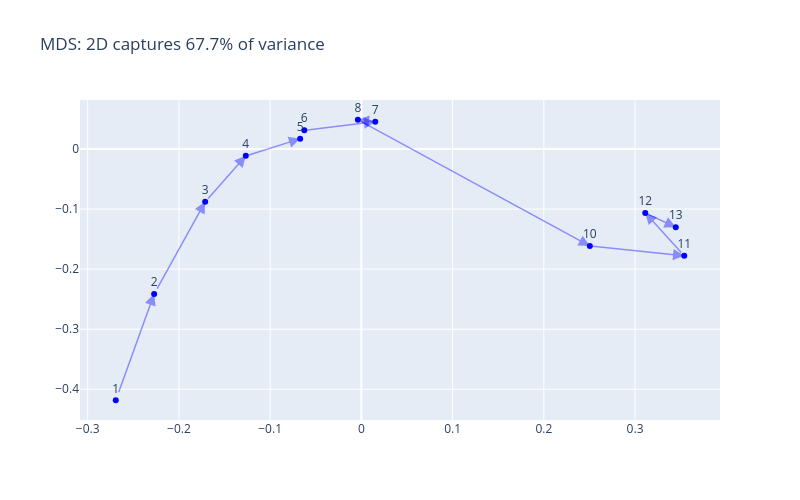
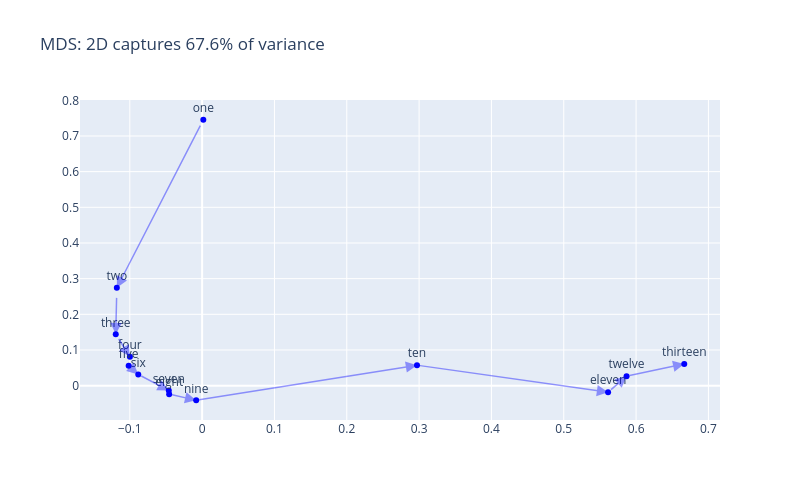
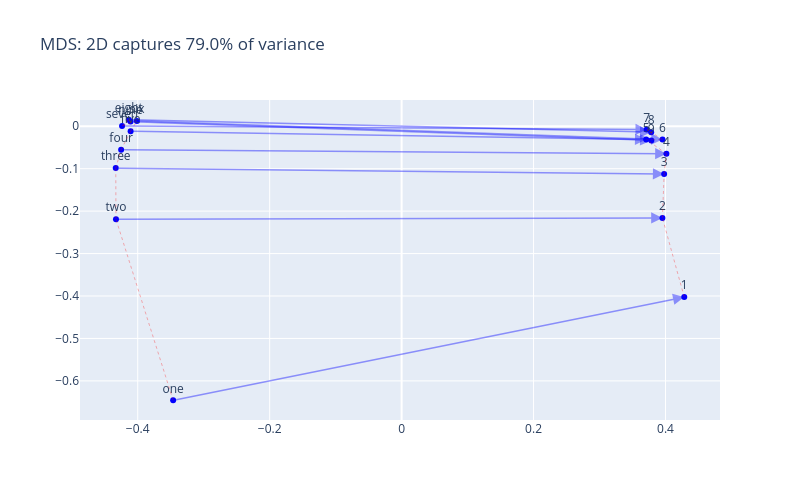

The cell these charts' notebook holds for them, in order:
### Markdown cell above
**Numbers** — digits and their word forms occupy distinct but parallel subspaces:

### Code cell
emb.plot_paths("""
1 2 3 4 5 6 7 8 10 11 12 13
""")

emb.plot_paths("""
one two three four five six seven eight nine ten eleven twelve thirteen
""")

emb.plot_paths("""
one 1
two 2
three 3
four 4
five 5
six 6
seven 7
eight 8
nine 9
""", connect_groups=True)

### Figure 1 — Plotly figure (JSON) as saved in the notebook; plotly's stock layout.template omitted (floating-point values rounded to 4 significant figures)
{"data": [{"marker": {"color": "blue", "size": 6}, "mode": "markers+text", "text": ["1", "2", "3", "4", "5", "6", "7", "8", "10", "11", "12", "13"], "textposition": "top center", "type": "scatter", "x": [-0.2692, -0.2271, -0.1712, -0.1267, -0.06708, -0.06256, 0.0152, -0.00384, 0.2505, 0.3539, 0.3112, 0.3446], "y": [-0.4183, -0.2414, -0.08797, -0.01143, 0.01713, 0.03125, 0.04535, 0.04871, -0.1614, -0.1779, -0.1064, -0.1302]}], "layout": {"annotations": [{"arrowcolor": "rgba(0,0,255,0.4)", "arrowhead": 2, "arrowsize": 1.5, "arrowwidth": 1.5, "ax": -0.2692, "axref": "x", "ay": -0.4183, "ayref": "y", "showarrow": true, "x": -0.2271, "xref": "x", "y": -0.2414, "yref": "y"}, {"arrowcolor": "rgba(0,0,255,0.4)", "arrowhead": 2, "arrowsize": 1.5, "arrowwidth": 1.5, "ax": -0.2271, "axref": "x", "ay": -0.2414, "ayref": "y", "showarrow": true, "x": -0.1712, "xref": "x", "y": -0.08797, "yref": "y"}, {"arrowcolor": "rgba(0,0,255,0.4)", "arrowhead": 2, "arrowsize": 1.5, "arrowwidth": 1.5, "ax": -0.1712, "axref": "x", "ay": -0.08797, "ayref": "y", "showarrow": true, "x": -0.1267, "xref": "x", "y": -0.01143, "yref": "y"}, {"arrowcolor": "rgba(0,0,255,0.4)", "arrowhead": 2, "arrowsize": 1.5, "arrowwidth": 1.5, "ax": -0.1267, "axref": "x", "ay": -0.01143, "ayref": "y", "showarrow": true, "x": -0.06708, "xref": "x", "y": 0.01713, "yref": "y"}, {"arrowcolor": "rgba(0,0,255,0.4)", "arrowhead": 2, "arrowsize": 1.5, "arrowwidth": 1.5, "ax": -0.06708, "axref": "x", "ay": 0.01713, "ayref": "y", "showarrow": true, "x": -0.06256, "xref": "x", "y": 0.03125, "yref": "y"}, {"arrowcolor": "rgba(0,0,255,0.4)", "arrowhead": 2, "arrowsize": 1.5, "arrowwidth": 1.5, "ax": -0.06256, "axref": "x", "ay": 0.03125, "ayref": "y", "showarrow": true, "x": 0.0152, "xref": "x", "y": 0.04535, "yref": "y"}, {"arrowcolor": "rgba(0,0,255,0.4)", "arrowhead": 2, "arrowsize": 1.5, "arrowwidth": 1.5, "ax": 0.0152, "axref": "x", "ay": 0.04535, "ayref": "y", "showarrow": true, "x": -0.00384, "xref": "x", "y": 0.04871, "yref": "y"}, {"arrowcolor": "rgba(0,0,255,0.4)", "arrowhead": 2, "arrowsize": 1.5, "arrowwidth": 1.5, "ax": -0.00384, "axref": "x", "ay": 0.04871, "ayref": "y", "showarrow": true, "x": 0.2505, "xref": "x", "y": -0.1614, "yref": "y"}, {"arrowcolor": "rgba(0,0,255,0.4)", "arrowhead": 2, "arrowsize": 1.5, "arrowwidth": 1.5, "ax": 0.2505, "axref": "x", "ay": -0.1614, "ayref": "y", "showarrow": true, "x": 0.3539, "xref": "x", "y": -0.1779, "yref": "y"}, {"arrowcolor": "rgba(0,0,255,0.4)", "arrowhead": 2, "arrowsize": 1.5, "arrowwidth": 1.5, "ax": 0.3539, "axref": "x", "ay": -0.1779, "ayref": "y", "showarrow": true, "x": 0.3112, "xref": "x", "y": -0.1064, "yref": "y"}, {"arrowcolor": "rgba(0,0,255,0.4)", "arrowhead": 2, "arrowsize": 1.5, "arrowwidth": 1.5, "ax": 0.3112, "axref": "x", "ay": -0.1064, "ayref": "y", "showarrow": true, "x": 0.3446, "xref": "x", "y": -0.1302, "yref": "y"}], "height": 500, "showlegend": false, "title": {"text": "MDS: 2D captures 67.7% of variance"}, "width": 800, "xaxis": {"autorange": true, "range": [-0.3084, 0.3931], "type": "linear"}, "yaxis": {"autorange": true, "range": [-0.4512, 0.08159], "type": "linear"}}}

### Figure 2 — Plotly figure (JSON) as saved in the notebook; plotly's stock layout.template omitted (floating-point values rounded to 4 significant figures)
{"data": [{"marker": {"color": "blue", "size": 6}, "mode": "markers+text", "text": ["one", "two", "three", "four", "five", "six", "seven", "eight", "nine", "ten", "eleven", "twelve", "thirteen"], "textposition": "top center", "type": "scatter", "x": [0.001638, -0.1179, -0.1194, -0.09985, -0.1016, -0.08828, -0.04608, -0.04556, -0.008224, 0.2971, 0.5613, 0.5868, 0.6666], "y": [0.7455, 0.2742, 0.1441, 0.08102, 0.05559, 0.03157, -0.01346, -0.0239, -0.04091, 0.05734, -0.01832, 0.02644, 0.0608]}], "layout": {"annotations": [{"arrowcolor": "rgba(0,0,255,0.4)", "arrowhead": 2, "arrowsize": 1.5, "arrowwidth": 1.5, "ax": 0.001638, "axref": "x", "ay": 0.7455, "ayref": "y", "showarrow": true, "x": -0.1179, "xref": "x", "y": 0.2742, "yref": "y"}, {"arrowcolor": "rgba(0,0,255,0.4)", "arrowhead": 2, "arrowsize": 1.5, "arrowwidth": 1.5, "ax": -0.1179, "axref": "x", "ay": 0.2742, "ayref": "y", "showarrow": true, "x": -0.1194, "xref": "x", "y": 0.1441, "yref": "y"}, {"arrowcolor": "rgba(0,0,255,0.4)", "arrowhead": 2, "arrowsize": 1.5, "arrowwidth": 1.5, "ax": -0.1194, "axref": "x", "ay": 0.1441, "ayref": "y", "showarrow": true, "x": -0.09985, "xref": "x", "y": 0.08102, "yref": "y"}, {"arrowcolor": "rgba(0,0,255,0.4)", "arrowhead": 2, "arrowsize": 1.5, "arrowwidth": 1.5, "ax": -0.09985, "axref": "x", "ay": 0.08102, "ayref": "y", "showarrow": true, "x": -0.1016, "xref": "x", "y": 0.05559, "yref": "y"}, {"arrowcolor": "rgba(0,0,255,0.4)", "arrowhead": 2, "arrowsize": 1.5, "arrowwidth": 1.5, "ax": -0.1016, "axref": "x", "ay": 0.05559, "ayref": "y", "showarrow": true, "x": -0.08828, "xref": "x", "y": 0.03157, "yref": "y"}, {"arrowcolor": "rgba(0,0,255,0.4)", "arrowhead": 2, "arrowsize": 1.5, "arrowwidth": 1.5, "ax": -0.08828, "axref": "x", "ay": 0.03157, "ayref": "y", "showarrow": true, "x": -0.04608, "xref": "x", "y": -0.01346, "yref": "y"}, {"arrowcolor": "rgba(0,0,255,0.4)", "arrowhead": 2, "arrowsize": 1.5, "arrowwidth": 1.5, "ax": -0.04608, "axref": "x", "ay": -0.01346, "ayref": "y", "showarrow": true, "x": -0.04556, "xref": "x", "y": -0.0239, "yref": "y"}, {"arrowcolor": "rgba(0,0,255,0.4)", "arrowhead": 2, "arrowsize": 1.5, "arrowwidth": 1.5, "ax": -0.04556, "axref": "x", "ay": -0.0239, "ayref": "y", "showarrow": true, "x": -0.008224, "xref": "x", "y": -0.04091, "yref": "y"}, {"arrowcolor": "rgba(0,0,255,0.4)", "arrowhead": 2, "arrowsize": 1.5, "arrowwidth": 1.5, "ax": -0.008224, "axref": "x", "ay": -0.04091, "ayref": "y", "showarrow": true, "x": 0.2971, "xref": "x", "y": 0.05734, "yref": "y"}, {"arrowcolor": "rgba(0,0,255,0.4)", "arrowhead": 2, "arrowsize": 1.5, "arrowwidth": 1.5, "ax": 0.2971, "axref": "x", "ay": 0.05734, "ayref": "y", "showarrow": true, "x": 0.5613, "xref": "x", "y": -0.01832, "yref": "y"}, {"arrowcolor": "rgba(0,0,255,0.4)", "arrowhead": 2, "arrowsize": 1.5, "arrowwidth": 1.5, "ax": 0.5613, "axref": "x", "ay": -0.01832, "ayref": "y", "showarrow": true, "x": 0.5868, "xref": "x", "y": 0.02644, "yref": "y"}, {"arrowcolor": "rgba(0,0,255,0.4)", "arrowhead": 2, "arrowsize": 1.5, "arrowwidth": 1.5, "ax": 0.5868, "axref": "x", "ay": 0.02644, "ayref": "y", "showarrow": true, "x": 0.6666, "xref": "x", "y": 0.0608, "yref": "y"}], "height": 500, "showlegend": false, "title": {"text": "MDS: 2D captures 67.6% of variance"}, "width": 800, "xaxis": {"autorange": true, "range": [-0.1689, 0.716], "type": "linear"}, "yaxis": {"autorange": true, "range": [-0.09628, 0.8009], "type": "linear"}}}

### Figure 3 — Plotly figure (JSON) as saved in the notebook; plotly's stock layout.template omitted (floating-point values rounded to 4 significant figures)
{"data": [{"marker": {"color": "blue", "size": 6}, "mode": "markers+text", "text": ["one", "1", "two", "2", "three", "3", "four", "4", "five", "5", "six", "6", "seven", "7", "eight", "8", "nine", "9"], "textposition": "top center", "type": "scatter", "x": [-0.3463, 0.4284, -0.433, 0.3953, -0.4333, 0.3979, -0.4252, 0.4014, -0.4108, 0.3707, -0.4012, 0.3955, -0.4238, 0.3715, -0.4136, 0.3783, -0.4108, 0.3785], "y": [-0.6456, -0.4026, -0.2191, -0.216, -0.09867, -0.1127, -0.0553, -0.06473, -0.01175, -0.0312, 0.01254, -0.03119, 0.0008222, -0.007533, 0.01529, -0.01397, 0.01107, -0.03337]}, {"line": {"color": "rgba(255,0,0,0.3)", "dash": "dot", "width": 1}, "mode": "lines", "showlegend": false, "type": "scatter", "x": [-0.3463, -0.433], "y": [-0.6456, -0.2191]}, {"line": {"color": "rgba(255,0,0,0.3)", "dash": "dot", "width": 1}, "mode": "lines", "showlegend": false, "type": "scatter", "x": [-0.433, -0.4333], "y": [-0.2191, -0.09867]}, {"line": {"color": "rgba(255,0,0,0.3)", "dash": "dot", "width": 1}, "mode": "lines", "showlegend": false, "type": "scatter", "x": [-0.4333, -0.4252], "y": [-0.09867, -0.0553]}, {"line": {"color": "rgba(255,0,0,0.3)", "dash": "dot", "width": 1}, "mode": "lines", "showlegend": false, "type": "scatter", "x": [-0.4252, -0.4108], "y": [-0.0553, -0.01175]}, {"line": {"color": "rgba(255,0,0,0.3)", "dash": "dot", "width": 1}, "mode": "lines", "showlegend": false, "type": "scatter", "x": [-0.4108, -0.4012], "y": [-0.01175, 0.01254]}, {"line": {"color": "rgba(255,0,0,0.3)", "dash": "dot", "width": 1}, "mode": "lines", "showlegend": false, "type": "scatter", "x": [-0.4012, -0.4238], "y": [0.01254, 0.0008222]}, {"line": {"color": "rgba(255,0,0,0.3)", "dash": "dot", "width": 1}, "mode": "lines", "showlegend": false, "type": "scatter", "x": [-0.4238, -0.4136], "y": [0.0008222, 0.01529]}, {"line": {"color": "rgba(255,0,0,0.3)", "dash": "dot", "width": 1}, "mode": "lines", "showlegend": false, "type": "scatter", "x": [-0.4136, -0.4108], "y": [0.01529, 0.01107]}, {"line": {"color": "rgba(255,0,0,0.3)", "dash": "dot", "width": 1}, "mode": "lines", "showlegend": false, "type": "scatter", "x": [0.4284, 0.3953], "y": [-0.4026, -0.216]}, {"line": {"color": "rgba(255,0,0,0.3)", "dash": "dot", "width": 1}, "mode": "lines", "showlegend": false, "type": "scatter", "x": [0.3953, 0.3979], "y": [-0.216, -0.1127]}, {"line": {"color": "rgba(255,0,0,0.3)", "dash": "dot", "width": 1}, "mode": "lines", "showlegend": false, "type": "scatter", "x": [0.3979, 0.4014], "y": [-0.1127, -0.06473]}, {"line": {"color": "rgba(255,0,0,0.3)", "dash": "dot", "width": 1}, "mode": "lines", "showlegend": false, "type": "scatter", "x": [0.4014, 0.3707], "y": [-0.06473, -0.0312]}, {"line": {"color": "rgba(255,0,0,0.3)", "dash": "dot", "width": 1}, "mode": "lines", "showlegend": false, "type": "scatter", "x": [0.3707, 0.3955], "y": [-0.0312, -0.03119]}, {"line": {"color": "rgba(255,0,0,0.3)", "dash": "dot", "width": 1}, "mode": "lines", "showlegend": false, "type": "scatter", "x": [0.3955, 0.3715], "y": [-0.03119, -0.007533]}, {"line": {"color": "rgba(255,0,0,0.3)", "dash": "dot", "width": 1}, "mode": "lines", "showlegend": false, "type": "scatter", "x": [0.3715, 0.3783], "y": [-0.007533, -0.01397]}, {"line": {"color": "rgba(255,0,0,0.3)", "dash": "dot", "width": 1}, "mode": "lines", "showlegend": false, "type": "scatter", "x": [0.3783, 0.3785], "y": [-0.01397, -0.03337]}], "layout": {"annotations": [{"arrowcolor": "rgba(0,0,255,0.4)", "arrowhead": 2, "arrowsize": 1.5, "arrowwidth": 1.5, "ax": -0.3463, "axref": "x", "ay": -0.6456, "ayref": "y", "showarrow": true, "x": 0.4284, "xref": "x", "y": -0.4026, "yref": "y"}, {"arrowcolor": "rgba(0,0,255,0.4)", "arrowhead": 2, "arrowsize": 1.5, "arrowwidth": 1.5, "ax": -0.433, "axref": "x", "ay": -0.2191, "ayref": "y", "showarrow": true, "x": 0.3953, "xref": "x", "y": -0.216, "yref": "y"}, {"arrowcolor": "rgba(0,0,255,0.4)", "arrowhead": 2, "arrowsize": 1.5, "arrowwidth": 1.5, "ax": -0.4333, "axref": "x", "ay": -0.09867, "ayref": "y", "showarrow": true, "x": 0.3979, "xref": "x", "y": -0.1127, "yref": "y"}, {"arrowcolor": "rgba(0,0,255,0.4)", "arrowhead": 2, "arrowsize": 1.5, "arrowwidth": 1.5, "ax": -0.4252, "axref": "x", "ay": -0.0553, "ayref": "y", "showarrow": true, "x": 0.4014, "xref": "x", "y": -0.06473, "yref": "y"}, {"arrowcolor": "rgba(0,0,255,0.4)", "arrowhead": 2, "arrowsize": 1.5, "arrowwidth": 1.5, "ax": -0.4108, "axref": "x", "ay": -0.01175, "ayref": "y", "showarrow": true, "x": 0.3707, "xref": "x", "y": -0.0312, "yref": "y"}, {"arrowcolor": "rgba(0,0,255,0.4)", "arrowhead": 2, "arrowsize": 1.5, "arrowwidth": 1.5, "ax": -0.4012, "axref": "x", "ay": 0.01254, "ayref": "y", "showarrow": true, "x": 0.3955, "xref": "x", "y": -0.03119, "yref": "y"}, {"arrowcolor": "rgba(0,0,255,0.4)", "arrowhead": 2, "arrowsize": 1.5, "arrowwidth": 1.5, "ax": -0.4238, "axref": "x", "ay": 0.0008222, "ayref": "y", "showarrow": true, "x": 0.3715, "xref": "x", "y": -0.007533, "yref": "y"}, {"arrowcolor": "rgba(0,0,255,0.4)", "arrowhead": 2, "arrowsize": 1.5, "arrowwidth": 1.5, "ax": -0.4136, "axref": "x", "ay": 0.01529, "ayref": "y", "showarrow": true, "x": 0.3783, "xref": "x", "y": -0.01397, "yref": "y"}, {"arrowcolor": "rgba(0,0,255,0.4)", "arrowhead": 2, "arrowsize": 1.5, "arrowwidth": 1.5, "ax": -0.4108, "axref": "x", "ay": 0.01107, "ayref": "y", "showarrow": true, "x": 0.3785, "xref": "x", "y": -0.03337, "yref": "y"}], "height": 500, "showlegend": false, "title": {"text": "MDS: 2D captures 79.0% of variance"}, "width": 800, "xaxis": {"autorange": true, "range": [-0.4875, 0.4826], "type": "linear"}, "yaxis": {"autorange": true, "range": [-0.6921, 0.06182], "type": "linear"}}}
